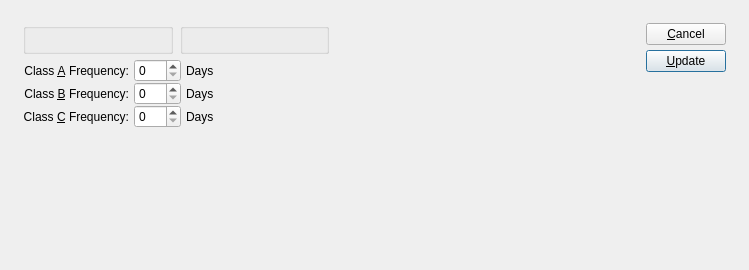
<ui version="4.0" >
 <comment>This file is part of the xTuple ERP: PostBooks Edition, a free and
open source Enterprise Resource Planning software suite,
Copyright (c) 1999-2011 by OpenMFG LLC, d/b/a xTuple.
It is licensed to you under the Common Public Attribution License
version 1.0, the full text of which (including xTuple-specific Exhibits)
is available at www.xtuple.com/CPAL.  By using this software, you agree
to be bound by its terms.</comment>
 <class>updateCycleCountFrequency</class>
 <widget class="QDialog" name="updateCycleCountFrequency" >
  <property name="geometry" >
   <rect>
    <x>0</x>
    <y>0</y>
    <width>749</width>
    <height>270</height>
   </rect>
  </property>
  <property name="windowTitle" >
   <string>Update Cycle Count Frequency</string>
  </property>
  <layout class="QGridLayout" name="gridLayout" >
   <item row="0" column="0" >
    <layout class="QHBoxLayout" name="horizontalLayout" >
     <property name="spacing" >
      <number>12</number>
     </property>
     <property name="margin" >
      <number>12</number>
     </property>
     <item>
      <layout class="QVBoxLayout" >
       <property name="spacing" >
        <number>0</number>
       </property>
       <item>
        <layout class="QVBoxLayout" >
         <property name="spacing" >
          <number>5</number>
         </property>
         <item>
          <layout class="QHBoxLayout" >
           <property name="spacing" >
            <number>7</number>
           </property>
           <item>
            <layout class="QVBoxLayout" >
             <property name="spacing" >
              <number>0</number>
             </property>
             <item>
              <widget class="WarehouseGroup" name="_warehouse" >
               <property name="title" >
                <string/>
               </property>
               <property name="fixedSize" >
                <bool>false</bool>
               </property>
              </widget>
             </item>
             <item>
              <spacer>
               <property name="orientation" >
                <enum>Qt::Vertical</enum>
               </property>
               <property name="sizeType" >
                <enum>QSizePolicy::Preferred</enum>
               </property>
               <property name="sizeHint" stdset="0" >
                <size>
                 <width>20</width>
                 <height>0</height>
                </size>
               </property>
              </spacer>
             </item>
            </layout>
           </item>
           <item>
            <widget class="ParameterGroup" name="_classCode" >
             <property name="title" >
              <string/>
             </property>
             <property name="fixedSize" >
              <bool>false</bool>
             </property>
            </widget>
           </item>
          </layout>
         </item>
         <item>
          <layout class="QHBoxLayout" >
           <property name="spacing" >
            <number>0</number>
           </property>
           <item>
            <layout class="QHBoxLayout" >
             <property name="spacing" >
              <number>5</number>
             </property>
             <item>
              <layout class="QVBoxLayout" >
               <property name="spacing" >
                <number>0</number>
               </property>
               <item>
                <widget class="QLabel" name="_classAFrequencyLit" >
                 <property name="text" >
                  <string>Class &amp;A Frequency:</string>
                 </property>
                 <property name="alignment" >
                  <set>Qt::AlignRight|Qt::AlignTrailing|Qt::AlignVCenter</set>
                 </property>
                 <property name="buddy" >
                  <cstring>_classAFrequency</cstring>
                 </property>
                </widget>
               </item>
               <item>
                <widget class="QLabel" name="_classBFrequencyLit" >
                 <property name="text" >
                  <string>Class &amp;B Frequency:</string>
                 </property>
                 <property name="alignment" >
                  <set>Qt::AlignRight|Qt::AlignTrailing|Qt::AlignVCenter</set>
                 </property>
                 <property name="buddy" >
                  <cstring>_classBFrequency</cstring>
                 </property>
                </widget>
               </item>
               <item>
                <widget class="QLabel" name="_classCFrequencyLit" >
                 <property name="text" >
                  <string>Class &amp;C Frequency:</string>
                 </property>
                 <property name="alignment" >
                  <set>Qt::AlignRight|Qt::AlignTrailing|Qt::AlignVCenter</set>
                 </property>
                 <property name="buddy" >
                  <cstring>_classBFrequency</cstring>
                 </property>
                </widget>
               </item>
              </layout>
             </item>
             <item>
              <layout class="QVBoxLayout" >
               <property name="spacing" >
                <number>0</number>
               </property>
               <item>
                <layout class="QHBoxLayout" >
                 <property name="spacing" >
                  <number>5</number>
                 </property>
                 <item>
                  <widget class="QSpinBox" name="_classAFrequency" >
                   <property name="maximum" >
                    <number>999</number>
                   </property>
                  </widget>
                 </item>
                 <item>
                  <widget class="QLabel" name="_aDaysLit" >
                   <property name="text" >
                    <string>Days</string>
                   </property>
                  </widget>
                 </item>
                </layout>
               </item>
               <item>
                <layout class="QHBoxLayout" >
                 <property name="spacing" >
                  <number>5</number>
                 </property>
                 <item>
                  <widget class="QSpinBox" name="_classBFrequency" >
                   <property name="maximum" >
                    <number>999</number>
                   </property>
                  </widget>
                 </item>
                 <item>
                  <widget class="QLabel" name="_bDaysLit" >
                   <property name="text" >
                    <string>Days</string>
                   </property>
                  </widget>
                 </item>
                </layout>
               </item>
               <item>
                <layout class="QHBoxLayout" >
                 <property name="spacing" >
                  <number>5</number>
                 </property>
                 <item>
                  <widget class="QSpinBox" name="_classCFrequency" >
                   <property name="maximum" >
                    <number>999</number>
                   </property>
                  </widget>
                 </item>
                 <item>
                  <widget class="QLabel" name="_cDaysLit" >
                   <property name="text" >
                    <string>Days</string>
                   </property>
                  </widget>
                 </item>
                </layout>
               </item>
              </layout>
             </item>
            </layout>
           </item>
           <item>
            <spacer>
             <property name="orientation" >
              <enum>Qt::Horizontal</enum>
             </property>
             <property name="sizeType" >
              <enum>QSizePolicy::Expanding</enum>
             </property>
             <property name="sizeHint" stdset="0" >
              <size>
               <width>20</width>
               <height>20</height>
              </size>
             </property>
            </spacer>
           </item>
          </layout>
         </item>
        </layout>
       </item>
       <item>
        <spacer>
         <property name="orientation" >
          <enum>Qt::Vertical</enum>
         </property>
         <property name="sizeType" >
          <enum>QSizePolicy::Expanding</enum>
         </property>
         <property name="sizeHint" stdset="0" >
          <size>
           <width>20</width>
           <height>0</height>
          </size>
         </property>
        </spacer>
       </item>
      </layout>
     </item>
     <item>
      <spacer name="horizontalSpacer" >
       <property name="orientation" >
        <enum>Qt::Horizontal</enum>
       </property>
       <property name="sizeHint" stdset="0" >
        <size>
         <width>0</width>
         <height>20</height>
        </size>
       </property>
      </spacer>
     </item>
     <item>
      <layout class="QVBoxLayout" >
       <property name="spacing" >
        <number>0</number>
       </property>
       <item>
        <layout class="QVBoxLayout" >
         <property name="spacing" >
          <number>5</number>
         </property>
         <item>
          <widget class="QPushButton" name="_close" >
           <property name="text" >
            <string>&amp;Cancel</string>
           </property>
          </widget>
         </item>
         <item>
          <widget class="QPushButton" name="_update" >
           <property name="text" >
            <string>&amp;Update</string>
           </property>
           <property name="default" >
            <bool>true</bool>
           </property>
          </widget>
         </item>
        </layout>
       </item>
       <item>
        <spacer>
         <property name="orientation" >
          <enum>Qt::Vertical</enum>
         </property>
         <property name="sizeHint" stdset="0" >
          <size>
           <width>20</width>
           <height>20</height>
          </size>
         </property>
        </spacer>
       </item>
      </layout>
     </item>
    </layout>
   </item>
  </layout>
 </widget>
 <layoutdefault spacing="6" margin="11" />
 <pixmapfunction>qPixmapFromMimeSource</pixmapfunction>
 <customwidgets>
  <customwidget>
   <class>ParameterGroup</class>
   <extends>QGroupBox</extends>
   <header>parametergroup.h</header>
  </customwidget>
  <customwidget>
   <class>WarehouseGroup</class>
   <extends>QGroupBox</extends>
   <header>warehousegroup.h</header>
  </customwidget>
 </customwidgets>
 <tabstops>
  <tabstop>_warehouse</tabstop>
  <tabstop>_classCode</tabstop>
  <tabstop>_classAFrequency</tabstop>
  <tabstop>_classBFrequency</tabstop>
  <tabstop>_classCFrequency</tabstop>
  <tabstop>_update</tabstop>
  <tabstop>_close</tabstop>
 </tabstops>
 <resources/>
 <connections>
  <connection>
   <sender>_close</sender>
   <signal>clicked()</signal>
   <receiver>updateCycleCountFrequency</receiver>
   <slot>reject()</slot>
   <hints>
    <hint type="sourcelabel" >
     <x>20</x>
     <y>20</y>
    </hint>
    <hint type="destinationlabel" >
     <x>20</x>
     <y>20</y>
    </hint>
   </hints>
  </connection>
 </connections>
</ui>
